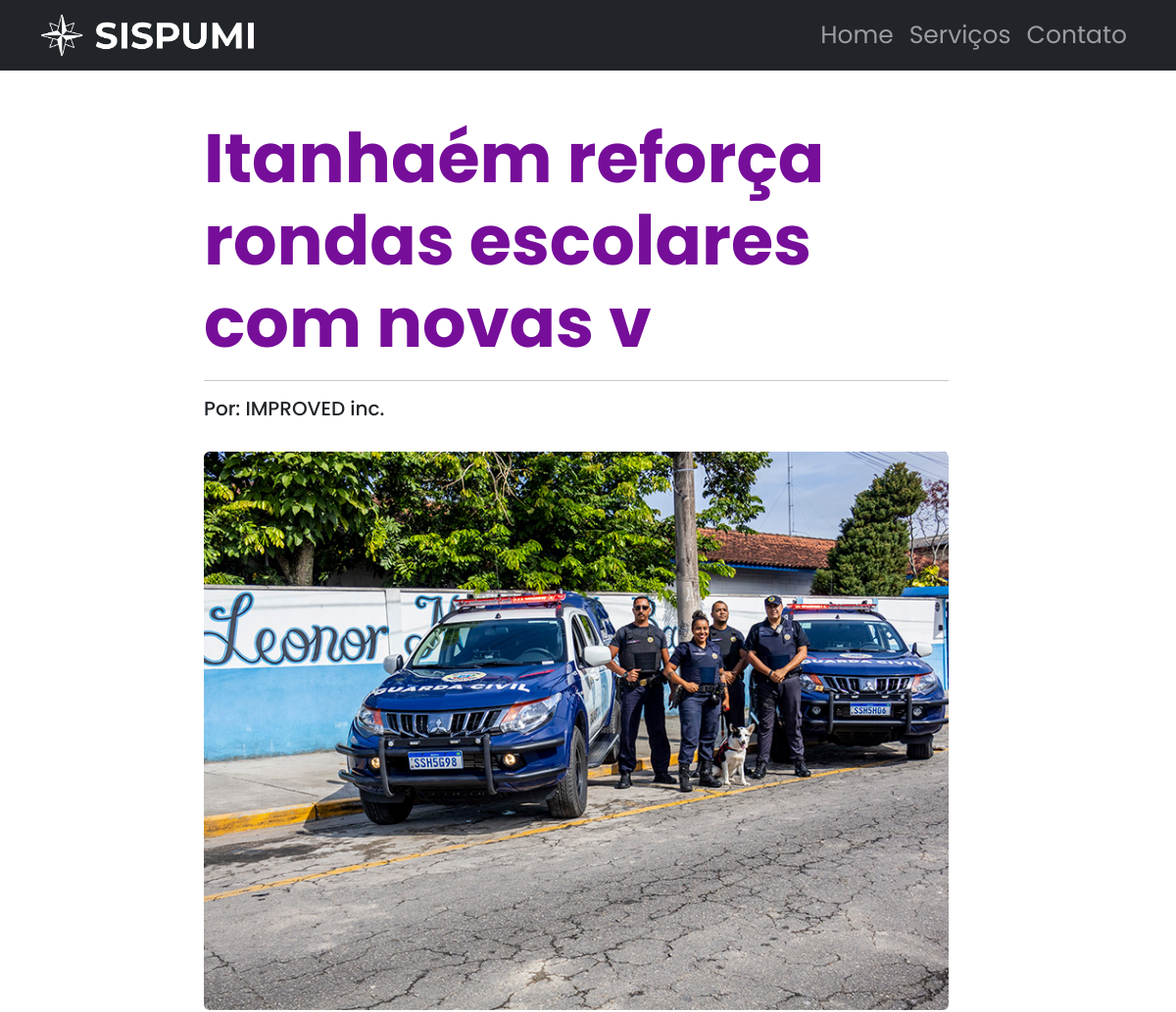
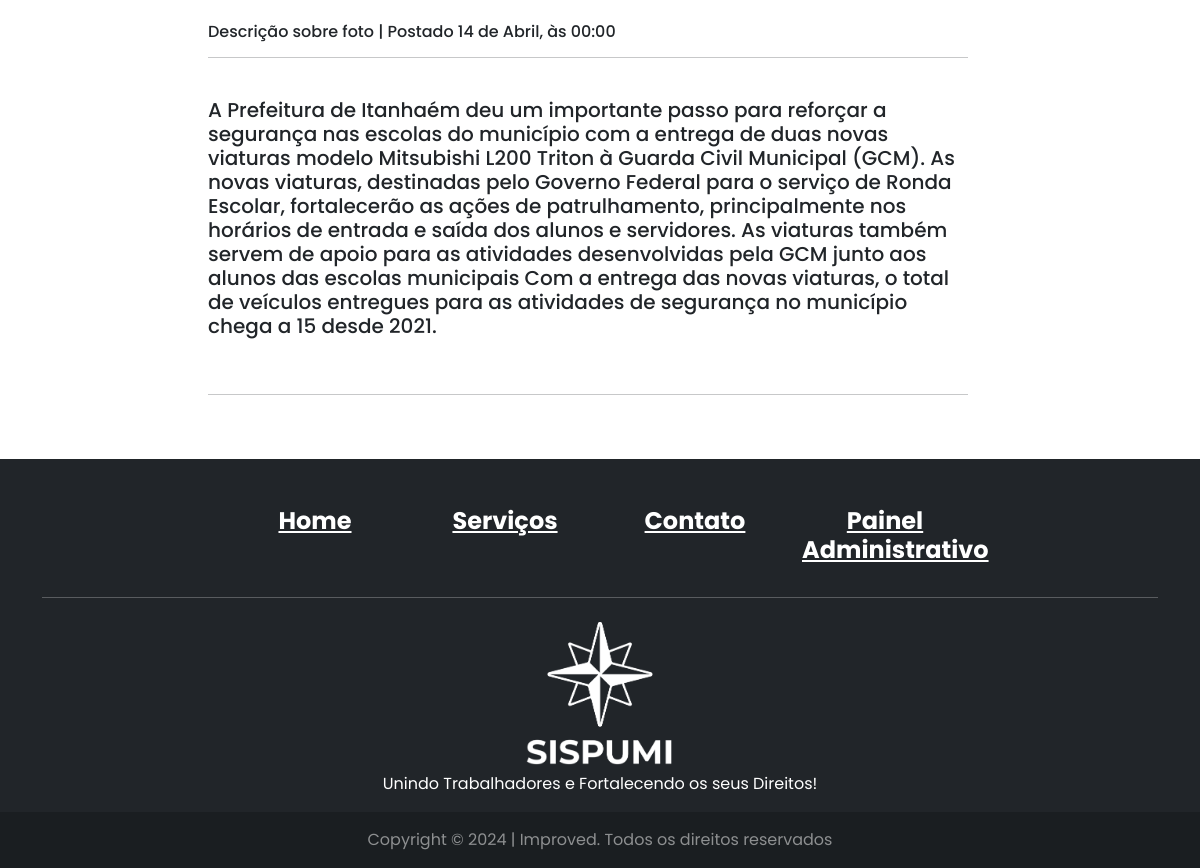
Screenshot of /noticias.php?id_noticia=2 with the database file from the repository (2 pictures, top to bottom).
### tables this page shows
CREATE TABLE IF NOT EXISTS `noticia` (
  `id_noticia` int(11) NOT NULL AUTO_INCREMENT,
  `titulo_noticia` varchar(45) NOT NULL,
  `texto_noticia` text NOT NULL,
  `imagem_noticia` text NOT NULL,
  `link_noticia` text,
  `status_noticia` int(11) NOT NULL,
  `adm_id_adm` int(11) DEFAULT NULL,
  PRIMARY KEY (`id_noticia`),
  KEY `adm_id_adm` (`adm_id_adm`)
);

### noticias.php (the view, shortened to what this page needs)
<?php
include('conexao.php');
if(isset($_GET['id_noticia'])){
  $id_noticia = $_GET['id_noticia'];
  $sql1 = 'SELECT * FROM noticia WHERE id_noticia = '.$id_noticia;
}else{
  header("Location: ./index.php");
}
?>
<!DOCTYPE html>
<html>
<head>
	<link rel="stylesheet" type="text/css" href="css/bootstrap.min.css">
</head>
<body>
<nav class="navbar navbar-expand-lg navbar-dark bg-dark static-top">
  <div class="container">
    <a class="navbar-brand" href="index.php">
      <img src="./img/logo.png" alt="..." height="46">
    </a>
    <div class="collapse navbar-collapse" id="navbarSupportedContent">
      <ul class="navbar-nav ms-auto">
        <li class="nav-item">
          <a class="nav-link" aria-current="page" href="index.php" style="font-size: 25px;">Home</a>
        </li>
        <li class="nav-item">
          <a class="nav-link" href="servicos.html" style="font-size: 25px;">Serviços</a>
        </li>
        <li class="nav-item">
          <a class="nav-link" href="contato.html" style="font-size: 25px;">Contato</a>
        </li>
      </ul>
    </div>
  </div>
</nav>
<br>
<?php
  $executa = $con->query($sql1);
  if($executa -> fetch_array() == ""){
    $titulo = "Notícia Indisponível";
    $texto = "Notícia temporariamente indisponível, isso ocorre quando a notícia é removida ou temporariamente desativada!";
    $imagem = "";
  }else{
    $executa = $con->query($sql1);
    $noticia = $executa -> fetch_array();
    $titulo = $noticia['titulo_noticia'];
    $texto = $noticia['texto_noticia'];
    $imagem = $noticia['imagem_noticia'];
  }
?>
<div class="row container-fluid">
  <div class="col-sm-2"></div>
  <div class="col-sm-8">
    <br>
    <h1 style="font-size: 70px; color: #760E9A;"><strong><?php echo $titulo; ?></strong></h1>
    <hr>
    <h5>Por: IMPROVED inc.</h5>
    <br>
 	  <img src="<?php echo $imagem; ?>" class="rounded" alt="Imagem não encontrada" style="max-width: 100%;">
  <br><br>
  <h6>Descrição sobre foto | Postado 14 de Abril, às 00:00</h6>
  <hr>
  <br>
  <h5>    <?php echo '<p>'.$texto.'</p>'; ?></h5>
    <br>
    <hr>
  </div>
  <div class="col-sm-2"></div>
</div>
<footer class="text-center text-white bg-dark">
    <div class="container">
      <section class="mt-5">
        <div class="row text-center d-flex justify-content-center pt-5">
          <div class="col-md-2">
            <h4 class="font-weight-bold">
              <a href="./index.php" class="text-white"><strong>Home</strong></a>
            </h4>
          </div>
          <div class="col-md-2">
            <h4 class="font-weight-bold">
              <a href="./servicos.php" class="text-white"><strong>Serviços</strong></a>
            </h4>
          </div>
          <div class="col-md-2">
            <h4 class="font-weight-bold">
              <a href="./contato.php" class="text-white"><strong>Contato</strong></a>
            </h4>
          </div>
          <div class="col-md-2">
            <h4 class="font-weight-bold">
              <a href="./login.php" class="text-white"><strong>Painel Administrativo</strong></a>
            </h4>
          </div>
        </div>
      </section>
      <hr class="my-4" />
        <div class="row d-flex justify-content-center">
          <div class="col-lg-8 text-white">
            <img src="./img/logo1.png" alt="..." height="150">
            <p>
               Unindo Trabalhadores e Fortalecendo os seus Direitos!
            </p>
          </div>
        </div>
    </div>
    <div
         class="text-center p-3 text-white-50"
         style="background-color: rgba(0, 0, 0, 0.2)"
         >
      Copyright © 2024 | Improved. Todos os direitos reservados
    </div>
  </footer>
</body>
</html>

### noticias.php (style rules this page uses)
body { font-family: poppins; }

### rows the page displays
noticia: titulo_noticia "Itanhaém reforça rondas escolares com novas v", imagem_noticia (picture), texto_noticia "A Prefeitura de Itanhaém deu um importante passo para reforçar a segurança nas escolas do município com a entrega de duas novas viaturas modelo Mitsubishi L200 Triton à Guarda Civil Municipal (GCM). As novas viaturas, destinadas pelo Governo Federal para o serviço de Ronda Escolar, fortalecerão as ações de patrulhamento, principalmente nos horários de entrada e saída dos alunos e servidores. As viaturas também servem de apoio para as atividades desenvolvidas pela GCM junto aos alunos das escolas municipais Com a entrega das novas viaturas, o total de veículos entregues para as atividades de segurança no município chega a 15 desde 2021."
